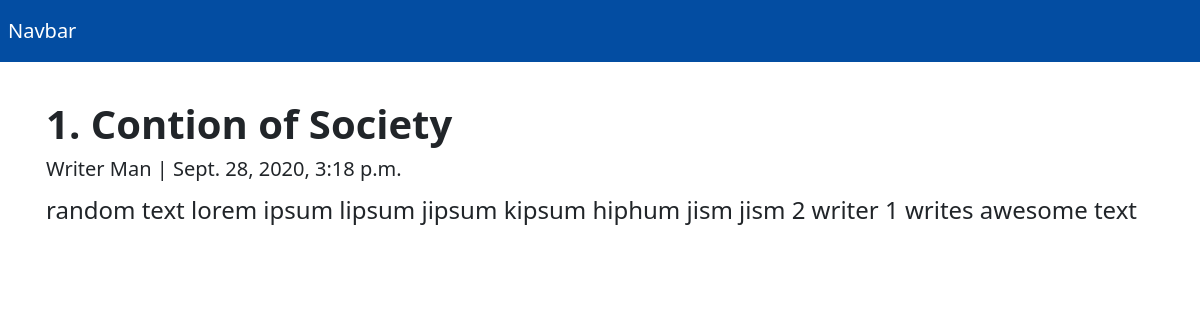
/b/1/, run on an earlier commit of the app's database.
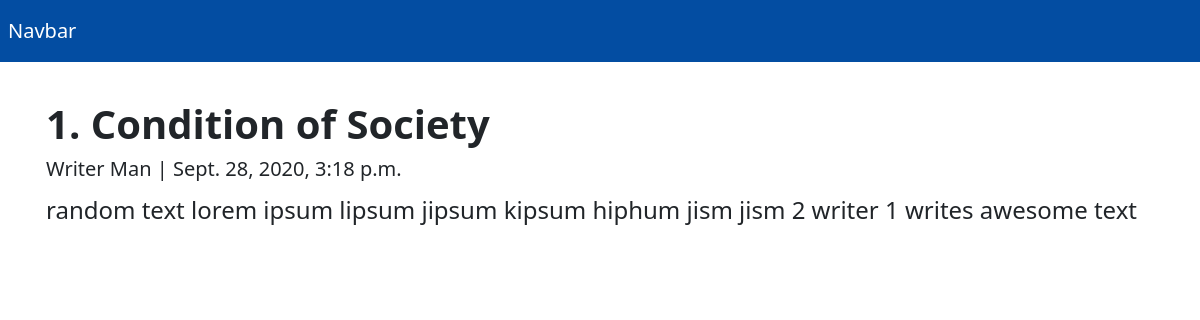
And on a later commit of the database.
### blogs/models.py (models this page shows, shortened)
class Blog(models.Model):
    id = models.AutoField(primary_key=True)
    title = models.CharField(max_length=60, default="TITLE")
    date = models.DateTimeField(auto_now_add=True)
    author = models.CharField(max_length=20, default="Anonomous")
    text_area = models.TextField(default="random text lorem ipsum lipsum jipsum kipsum hiphum jism jism 2")

### blogs/views.py (the view)
# urls.py: path('b/<int:blog_id>/', views.blog, name='blog')
def blog(request, blog_id):
    blog = Blog.objects.filter(id=blog_id)[0]
    context = {
        'blog_id': blog_id,
        'blog': blog
    }
    return render(request, 'blogs/blog.html', context)

### blogs/templates/blogs/blog.html
{% extends "blogs/base.html" %}
{% load static %}
{% block content %}
  <nav class="navbar navbar-dark" style="background-color: #034DA2;">
    <a class="p-2 navbar-brand" href="#">Navbar</a>
  </nav>
  <div class="container p-3">
  <div class="mt-3 fs-1 fw-bold">
    {{ blog_id }}. {{ blog.title }}
  </div>
  <div class="fs-5">
    {{ blog.author }} | {{ blog.date }}
  </div>
  <div class="mt-2 fs-4">
    {{ blog.text_area }}
  </div>
</div>
{% endblock content %}

What changed in the data, as far as the page shows it:
changed Blog "Writer Man": title "Contion of Society" → "Condition of Society"
